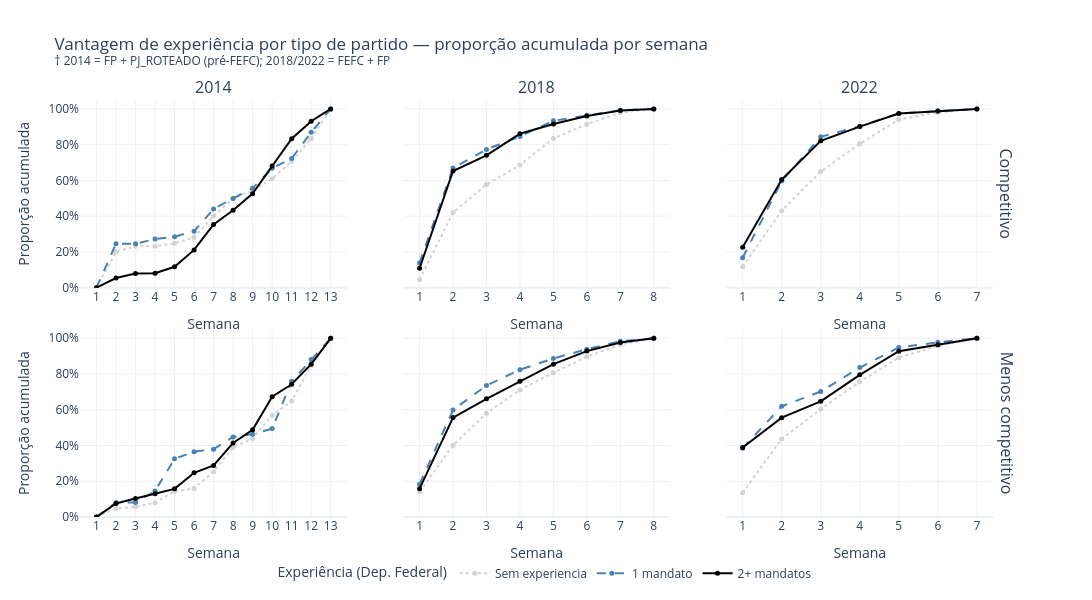

This figure's notebook cell:
### Code cell
# Vantagem de experiência por tipo de partido (Competitivo vs. Menos Competitivo)

cadeiras_nacionais = (
    rrd_df_merge[rrd_df_merge["eleito"] == 1]
    .groupby(["ano_eleicao", "sg_partido"]).size()
    .reset_index(name="n_cadeiras")
)
cadeiras_nacionais["tipo_partido"] = np.where(
    cadeiras_nacionais["n_cadeiras"] >= 20, "Competitivo", "Menos competitivo"
)

df_rec_tipo = df_rec_partido.merge(
    cadeiras_nacionais[["ano_eleicao", "sg_partido", "tipo_partido"]],
    on=["ano_eleicao", "sg_partido"], how="left",
)
df_rec_tipo["tipo_partido"] = df_rec_tipo["tipo_partido"].fillna("Menos competitivo")
df_cum_tipo = calc_cumulative(df_rec_tipo, ["ano_eleicao", "tipo_partido", "exp_deputado_federal"])

tipos  = ["Competitivo", "Menos competitivo"]
anos   = [2014, 2018, 2022]

fig3 = make_subplots(
    rows=2, cols=3,
    shared_yaxes=True, shared_xaxes=False,
    row_titles=tipos,
    column_titles=[str(a) for a in anos],
    vertical_spacing=0.10, horizontal_spacing=0.06,
)
for row_idx, tipo in enumerate(tipos, start=1):
    for col_idx, ano in enumerate(anos, start=1):
        d_painel = df_cum_tipo[
            (df_cum_tipo["ano_eleicao"] == ano) & (df_cum_tipo["tipo_partido"] == tipo)
        ]
        for grupo in grupos:
            d = d_painel[d_painel["exp_deputado_federal"] == grupo].sort_values("semana")
            if d.empty:
                continue
            fig3.add_trace(
                go.Scatter(
                    x=d["semana"], y=d["cum_prop"],
                    mode="lines+markers", name=grupo,
                    showlegend=(row_idx == 1 and col_idx == 1),
                    line=dict(color=cores[grupo], dash=tracas[grupo], width=2),
                    marker=dict(size=5),
                ),
                row=row_idx, col=col_idx,
            )

fig3.update_layout(
    title_text="Vantagem de experiência por tipo de partido — proporção acumulada por semana<br>"
               "<sup>† 2014 = FP + PJ_ROTEADO (pré-FEFC); 2018/2022 = FEFC + FP</sup>",
    legend=dict(title="Experiência (Dep. Federal)", orientation="h", y=-0.10, x=0.5, xanchor="center"),
    height=600, width=1100, template="plotly_white",
)
fig3.update_xaxes(title_text="Semana", dtick=1)
fig3.update_yaxes(tickformat=".0%", range=[0, 1.05])
fig3.update_yaxes(title_text="Proporção acumulada", col=1)
fig3.show(config={"staticPlot": True})

### Figure 1 — Plotly figure (JSON) as saved in the notebook; plotly's stock layout.template omitted (floating-point values rounded to 4 significant figures)
{"data": [{"line": {"color": "lightgrey", "dash": "dot", "width": 2}, "marker": {"size": 5}, "mode": "lines+markers", "name": "Sem experiencia", "showlegend": true, "type": "scatter", "x": [1, 2, 3, 4, 5, 6, 7, 8, 9, 10, 11, 12, 13], "xaxis": "x", "y": [0.0, 0.2007, 0.2312, 0.2319, 0.2479, 0.2825, 0.4004, 0.4994, 0.5426, 0.6097, 0.7067, 0.8343, 1.0], "yaxis": "y"}, {"line": {"color": "steelblue", "dash": "dash", "width": 2}, "marker": {"size": 5}, "mode": "lines+markers", "name": "1 mandato", "showlegend": true, "type": "scatter", "x": [1, 2, 3, 4, 5, 6, 7, 8, 9, 10, 11, 12, 13], "xaxis": "x", "y": [0.0, 0.2459, 0.2459, 0.2719, 0.2852, 0.3161, 0.4402, 0.499, 0.5569, 0.6674, 0.7228, 0.8691, 1.0], "yaxis": "y"}, {"line": {"color": "black", "dash": "solid", "width": 2}, "marker": {"size": 5}, "mode": "lines+markers", "name": "2+ mandatos", "showlegend": true, "type": "scatter", "x": [1, 2, 3, 4, 5, 6, 7, 8, 9, 10, 11, 12, 13], "xaxis": "x", "y": [0.0, 0.05395, 0.07868, 0.08111, 0.1169, 0.2113, 0.3534, 0.4329, 0.5261, 0.6804, 0.8332, 0.9312, 1.0], "yaxis": "y"}, {"line": {"color": "lightgrey", "dash": "dot", "width": 2}, "marker": {"size": 5}, "mode": "lines+markers", "name": "Sem experiencia", "showlegend": false, "type": "scatter", "x": [1, 2, 3, 4, 5, 6, 7, 8], "xaxis": "x2", "y": [0.04451, 0.4202, 0.5766, 0.6858, 0.835, 0.9147, 0.9785, 1.0], "yaxis": "y2"}, {"line": {"color": "steelblue", "dash": "dash", "width": 2}, "marker": {"size": 5}, "mode": "lines+markers", "name": "1 mandato", "showlegend": false, "type": "scatter", "x": [1, 2, 3, 4, 5, 6, 7, 8], "xaxis": "x2", "y": [0.1391, 0.6696, 0.7734, 0.8459, 0.9336, 0.9646, 0.9928, 1.0], "yaxis": "y2"}, {"line": {"color": "black", "dash": "solid", "width": 2}, "marker": {"size": 5}, "mode": "lines+markers", "name": "2+ mandatos", "showlegend": false, "type": "scatter", "x": [1, 2, 3, 4, 5, 6, 7, 8], "xaxis": "x2", "y": [0.1087, 0.6526, 0.7402, 0.8614, 0.9158, 0.9599, 0.9913, 1.0], "yaxis": "y2"}, {"line": {"color": "lightgrey", "dash": "dot", "width": 2}, "marker": {"size": 5}, "mode": "lines+markers", "name": "Sem experiencia", "showlegend": false, "type": "scatter", "x": [1, 2, 3, 4, 5, 6, 7], "xaxis": "x3", "y": [0.1176, 0.4309, 0.6496, 0.805, 0.9408, 0.9817, 1.0], "yaxis": "y3"}, {"line": {"color": "steelblue", "dash": "dash", "width": 2}, "marker": {"size": 5}, "mode": "lines+markers", "name": "1 mandato", "showlegend": false, "type": "scatter", "x": [1, 2, 3, 4, 5, 6, 7], "xaxis": "x3", "y": [0.1676, 0.5964, 0.8442, 0.9031, 0.9751, 0.9887, 1.0], "yaxis": "y3"}, {"line": {"color": "black", "dash": "solid", "width": 2}, "marker": {"size": 5}, "mode": "lines+markers", "name": "2+ mandatos", "showlegend": false, "type": "scatter", "x": [1, 2, 3, 4, 5, 6, 7], "xaxis": "x3", "y": [0.2261, 0.6045, 0.8219, 0.9013, 0.974, 0.9882, 1.0], "yaxis": "y3"}, {"line": {"color": "lightgrey", "dash": "dot", "width": 2}, "marker": {"size": 5}, "mode": "lines+markers", "name": "Sem experiencia", "showlegend": false, "type": "scatter", "x": [1, 2, 3, 4, 5, 6, 7, 8, 9, 10, 11, 12, 13], "xaxis": "x4", "y": [0.001752, 0.04726, 0.05767, 0.08017, 0.144, 0.1592, 0.2535, 0.3904, 0.4397, 0.5693, 0.6492, 0.8489, 1.0], "yaxis": "y4"}, {"line": {"color": "steelblue", "dash": "dash", "width": 2}, "marker": {"size": 5}, "mode": "lines+markers", "name": "1 mandato", "showlegend": false, "type": "scatter", "x": [1, 2, 3, 4, 5, 6, 7, 8, 9, 10, 11, 12, 13], "xaxis": "x4", "y": [0.0, 0.08156, 0.08156, 0.1455, 0.3254, 0.3654, 0.3798, 0.4478, 0.4636, 0.4945, 0.7592, 0.8819, 1.0], "yaxis": "y4"}, {"line": {"color": "black", "dash": "solid", "width": 2}, "marker": {"size": 5}, "mode": "lines+markers", "name": "2+ mandatos", "showlegend": false, "type": "scatter", "x": [1, 2, 3, 4, 5, 6, 7, 8, 9, 10, 11, 12, 13], "xaxis": "x4", "y": [0.0, 0.07567, 0.1034, 0.1297, 0.1574, 0.2471, 0.2887, 0.4143, 0.4883, 0.6734, 0.7428, 0.8549, 1.0], "yaxis": "y4"}, {"line": {"color": "lightgrey", "dash": "dot", "width": 2}, "marker": {"size": 5}, "mode": "lines+markers", "name": "Sem experiencia", "showlegend": false, "type": "scatter", "x": [1, 2, 3, 4, 5, 6, 7, 8], "xaxis": "x5", "y": [0.1413, 0.4014, 0.5809, 0.7113, 0.8074, 0.8962, 0.9654, 1.0], "yaxis": "y5"}, {"line": {"color": "steelblue", "dash": "dash", "width": 2}, "marker": {"size": 5}, "mode": "lines+markers", "name": "1 mandato", "showlegend": false, "type": "scatter", "x": [1, 2, 3, 4, 5, 6, 7, 8], "xaxis": "x5", "y": [0.1834, 0.5992, 0.7359, 0.824, 0.8873, 0.9387, 0.9837, 1.0], "yaxis": "y5"}, {"line": {"color": "black", "dash": "solid", "width": 2}, "marker": {"size": 5}, "mode": "lines+markers", "name": "2+ mandatos", "showlegend": false, "type": "scatter", "x": [1, 2, 3, 4, 5, 6, 7, 8], "xaxis": "x5", "y": [0.1587, 0.5561, 0.6611, 0.7597, 0.8551, 0.9282, 0.9763, 1.0], "yaxis": "y5"}, {"line": {"color": "lightgrey", "dash": "dot", "width": 2}, "marker": {"size": 5}, "mode": "lines+markers", "name": "Sem experiencia", "showlegend": false, "type": "scatter", "x": [1, 2, 3, 4, 5, 6, 7], "xaxis": "x6", "y": [0.1363, 0.4368, 0.6039, 0.7569, 0.8916, 0.9578, 1.0], "yaxis": "y6"}, {"line": {"color": "steelblue", "dash": "dash", "width": 2}, "marker": {"size": 5}, "mode": "lines+markers", "name": "1 mandato", "showlegend": false, "type": "scatter", "x": [1, 2, 3, 4, 5, 6, 7], "xaxis": "x6", "y": [0.3852, 0.6193, 0.7022, 0.8364, 0.9487, 0.9775, 1.0], "yaxis": "y6"}, {"line": {"color": "black", "dash": "solid", "width": 2}, "marker": {"size": 5}, "mode": "lines+markers", "name": "2+ mandatos", "showlegend": false, "type": "scatter", "x": [1, 2, 3, 4, 5, 6, 7], "xaxis": "x6", "y": [0.3892, 0.5557, 0.647, 0.7953, 0.928, 0.9635, 1.0], "yaxis": "y6"}], "layout": {"annotations": [{"font": {"size": 16}, "showarrow": false, "text": "2014", "x": 0.1433, "xanchor": "center", "xref": "paper", "y": 1, "yanchor": "bottom", "yref": "paper"}, {"font": {"size": 16}, "showarrow": false, "text": "2018", "x": 0.49, "xanchor": "center", "xref": "paper", "y": 1, "yanchor": "bottom", "yref": "paper"}, {"font": {"size": 16}, "showarrow": false, "text": "2022", "x": 0.8367, "xanchor": "center", "xref": "paper", "y": 1, "yanchor": "bottom", "yref": "paper"}, {"font": {"size": 16}, "showarrow": false, "text": "Competitivo", "textangle": 90, "x": 0.98, "xanchor": "left", "xref": "paper", "y": 0.775, "yanchor": "middle", "yref": "paper"}, {"font": {"size": 16}, "showarrow": false, "text": "Menos competitivo", "textangle": 90, "x": 0.98, "xanchor": "left", "xref": "paper", "y": 0.225, "yanchor": "middle", "yref": "paper"}], "height": 600, "legend": {"orientation": "h", "title": {"text": "Experiência (Dep. Federal)"}, "x": 0.5, "xanchor": "center", "y": -0.1}, "title": {"text": "Vantagem de experiência por tipo de partido — proporção acumulada por semana<br><sup>† 2014 = FP + PJ_ROTEADO (pré-FEFC); 2018/2022 = FEFC + FP</sup>"}, "width": 1100, "xaxis": {"anchor": "y", "domain": [0, 0.2867], "dtick": 1, "title": {"text": "Semana"}}, "xaxis2": {"anchor": "y2", "domain": [0.3467, 0.6333], "dtick": 1, "title": {"text": "Semana"}}, "xaxis3": {"anchor": "y3", "domain": [0.6933, 0.98], "dtick": 1, "title": {"text": "Semana"}}, "xaxis4": {"anchor": "y4", "domain": [0, 0.2867], "dtick": 1, "title": {"text": "Semana"}}, "xaxis5": {"anchor": "y5", "domain": [0.3467, 0.6333], "dtick": 1, "title": {"text": "Semana"}}, "xaxis6": {"anchor": "y6", "domain": [0.6933, 0.98], "dtick": 1, "title": {"text": "Semana"}}, "yaxis": {"anchor": "x", "domain": [0.55, 1], "range": [0, 1.05], "tickformat": ".0%", "title": {"text": "Proporção acumulada"}}, "yaxis2": {"anchor": "x2", "domain": [0.55, 1], "matches": "y", "range": [0, 1.05], "showticklabels": false, "tickformat": ".0%"}, "yaxis3": {"anchor": "x3", "domain": [0.55, 1], "matches": "y", "range": [0, 1.05], "showticklabels": false, "tickformat": ".0%"}, "yaxis4": {"anchor": "x4", "domain": [0, 0.45], "range": [0, 1.05], "tickformat": ".0%", "title": {"text": "Proporção acumulada"}}, "yaxis5": {"anchor": "x5", "domain": [0, 0.45], "matches": "y4", "range": [0, 1.05], "showticklabels": false, "tickformat": ".0%"}, "yaxis6": {"anchor": "x6", "domain": [0, 0.45], "matches": "y4", "range": [0, 1.05], "showticklabels": false, "tickformat": ".0%"}}}
